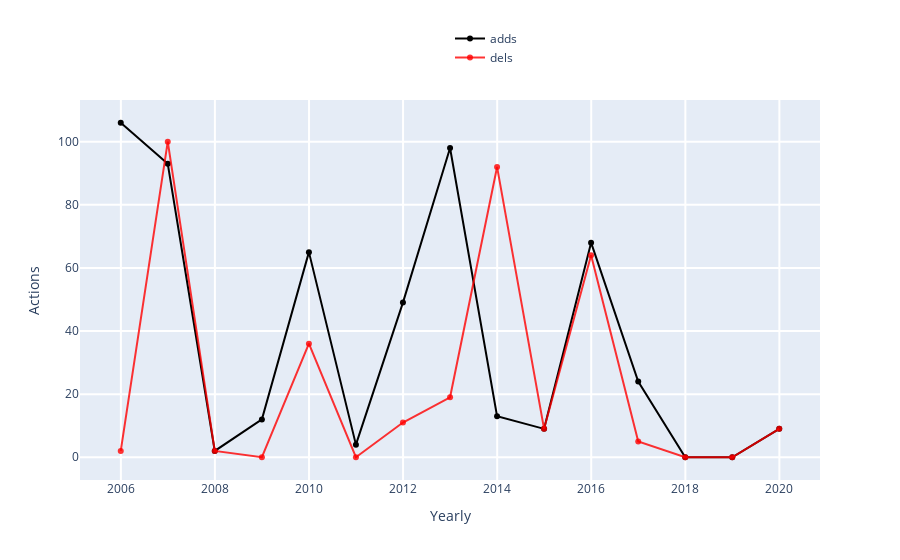

The code cell stored with this chart in its notebook:
### Markdown cell above
<span style="color:MediumSeaGreen; font-weight:bold"> TRY YOURSELF! THIS IS WHAT WILL HAPPEN WHEN YOU CLICK 'Load Actions' BUTTON </span>

### Code cell
### ----------------------------------------------------------------------------------- ###
### TRY YOURSELF! THIS IS WHAT WILL HAPPEN WHEN YOU CLICK 'Show Actions Details' BUTTON ###
### ----------------------------------------------------------------------------------- ###

## This is the page you used ##
print('The page that is being used:', the_page['title'])

## Create a WikiWho instance, which is an API; and use 'edit_persistence' method to get ##
## monthly editons for given page id; more details see:                                 ##
## https://github.com/gesiscss/wikiwho_wrapper/blob/master/wikiwho_wrapper/api.py       ##
## https://github.com/gesiscss/wikiwho_wrapper/blob/master/wikiwho_wrapper/wikiwho.py   ##
wikiwho_api = WikiWho(lng='en')
total_actions = wikiwho_api.dv.edit_persistence(the_page['page_id'])

## Eliminate columns containing 'persistent'
cols_no_persi = total_actions.columns[~total_actions.columns.str.contains('persistent')]
total_actions = total_actions[cols_no_persi]

## Convert some columns' names to what we could understand ##
total_columns_names = ['total', 'total_surv_48h', 'total_stopword_count']

## Add all actions together and merge them into one aggregation dataframe.
total_actions = total_actions.join(pd.DataFrame(
    total_actions.loc[:,'adds':'adds_stopword_count'].values +\
    total_actions.loc[:,'dels':'dels_stopword_count'].values +\
    total_actions.loc[:,'reins':'reins_stopword_count'].values, 
    index=total_actions.index, 
    columns=total_columns_names
))

## Only editors id? No, we still want to know their names. Use WikipediaAPI to achieve ##
## this. More details see:                                                             ##
## https://github.com/gesiscss/wikiwho_demo/blob/master/external/wikipedia.py          ##
wikipediadv_instance = WikipediaDV(WikipediaAPI(domain='en.wikipedia.org'))

# Unique editor's id for getting their names
unique_ids = total_actions['editor_id'].unique()

# Grab editors' names
grabbed_names = wikipediadv_instance.get_editors(unique_ids).rename(columns = {'userid': 'editor_id'})

## Merge the names of editors to the total actions dataframe ##

# Merge on editors ids
total_actions = total_actions.merge(grabbed_names[['editor_id', 'name']], on='editor_id')

# Adjust the column position and fill NaN by 'Unregistered'
total_actions.insert(3, 'editor', total_actions['name'])
total_actions = total_actions.drop(columns=['name'])
total_actions['editor'] = total_actions['editor'].fillna("Unregistered")

## Continue to use our data from A.1; first convert the date to the type datetime ##
total_actions['year_month'] = pd.to_datetime(total_actions['year_month'])

## visualization, core visual code lies in ActionsListener, then the interact function    ##
## make it interactive, mode details see:                                                 ##
## https://github.com/gesiscss/wikiwho_demo/blob/master/visualization/actions_listener.py ##

# Define a ActionsListener instance
actions_listener = ActionsListener(total_actions)

# Which types do those actions have?
actions_types = (total_actions.columns[4:13]).values.tolist()

# Visualization: try yourself by coding!
begin_date = date(2002, 3, 1)
end_date = date(2019, 4, 1)
editor_name = 'All'
frequency = 'Yearly' # 'Monthly'
black_line = 'adds' # Choose one from 'actions_types'. Note that 'black_line doesn't have 'None' option but others have.
red_line = 'dels'
blue_line = 'None'
green_line = 'None'

actions_listener.listen(
    _range = (begin_date, end_date),
    editor = editor_name,
    granularity = frequency,
    black = black_line,
    red = red_line,
    blue = blue_line,
    green = green_line
)

# Store the variable total_actions for the next notebooks.
%store total_actions

### Figure 1 — Plotly figure (JSON) as saved in the notebook; plotly's stock layout.template omitted (floating-point values rounded to 4 significant figures)
{"data": [{"marker": {"color": "rgba(0, 0, 0, 1)"}, "name": "adds", "type": "scatter", "x": ["2005-12-31T00:00:00", "2006-12-31T00:00:00", "2007-12-31T00:00:00", "2008-12-31T00:00:00", "2009-12-31T00:00:00", "2010-12-31T00:00:00", "2011-12-31T00:00:00", "2012-12-31T00:00:00", "2013-12-31T00:00:00", "2014-12-31T00:00:00", "2015-12-31T00:00:00", "2016-12-31T00:00:00", "2017-12-31T00:00:00", "2018-12-31T00:00:00", "2019-12-31T00:00:00"], "y": [106, 93, 2, 12, 65, 4, 49, 98, 13, 9, 68, 24, 0, 0, 9]}, {"marker": {"color": "rgba(255, 0, 0, .8)"}, "name": "dels", "type": "scatter", "x": ["2005-12-31T00:00:00", "2006-12-31T00:00:00", "2007-12-31T00:00:00", "2008-12-31T00:00:00", "2009-12-31T00:00:00", "2010-12-31T00:00:00", "2011-12-31T00:00:00", "2012-12-31T00:00:00", "2013-12-31T00:00:00", "2014-12-31T00:00:00", "2015-12-31T00:00:00", "2016-12-31T00:00:00", "2017-12-31T00:00:00", "2018-12-31T00:00:00", "2019-12-31T00:00:00"], "y": [2, 100, 2, 0, 36, 0, 11, 19, 92, 9, 64, 5, 0, 0, 9]}], "layout": {"barmode": "group", "hovermode": "closest", "legend": {"x": 0.5, "y": 1.2}, "showlegend": true, "xaxis": {"gridwidth": 2, "ticklen": 5, "title": {"text": "Yearly"}, "zeroline": true}, "yaxis": {"gridwidth": 2, "ticklen": 5, "title": {"text": "Actions"}}}}
